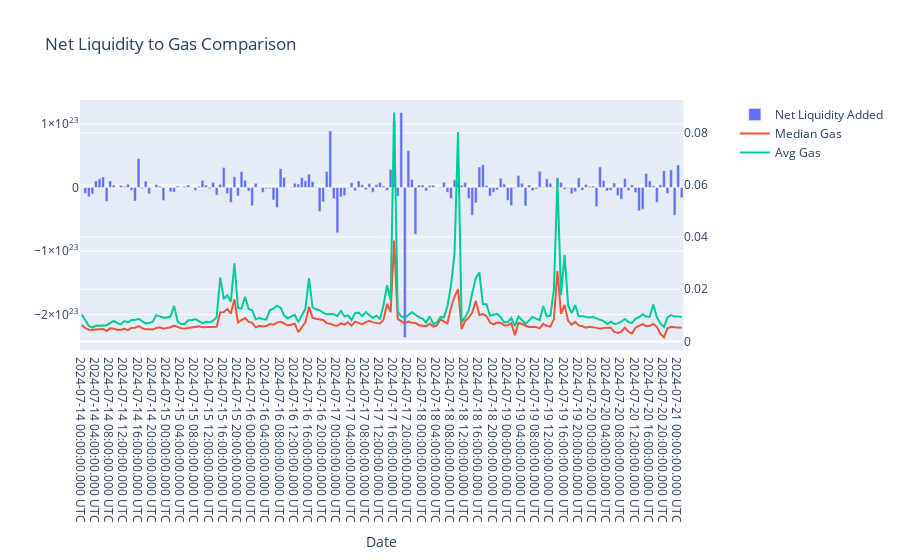

The notebook cell saved with this chart:
### Code cell
weth_zro_gas_to_net_liq_fig = make_subplots(specs=[[{"secondary_y": True}]])


weth_zro_gas_to_net_liq_fig.add_trace(
    go.Bar(
        x=weth_zro_30['day'],
        y=weth_zro_30['arbitrum_net_liquidity'],
        name='Net Liquidity Added'
    ),
    secondary_y=False
)

weth_zro_gas_to_net_liq_fig.add_trace(
    go.Scatter(
        x=weth_zro_30['day'],
        y=weth_zro_30['arbitrum_median_gas_usd'],
        name='Median Gas',
        mode='lines'
    ),
    secondary_y=True
)

weth_zro_gas_to_net_liq_fig.add_trace(
    go.Scatter(
        x=weth_zro_30['day'],
        y=weth_zro_30['arbitrum_gas_usd_per_tx'],
        name='Avg Gas',
        mode='lines'
    ),
    secondary_y=True
)

weth_zro_gas_to_net_liq_fig.update_layout(title='Net Liquidity to Gas Comparison')

weth_zro_gas_to_net_liq_fig.update_xaxes(title_text="Date")

weth_zro_gas_to_net_liq_fig.show()

### Figure 1 — Plotly figure (JSON) as saved in the notebook; plotly's stock layout.template omitted (floating-point values rounded to 4 significant figures; data arrays with more than 128 entries replaced by an {"elided": "..."} marker saying what was removed)
{"data": [{"name": "Net Liquidity Added", "type": "bar", "x": {"elided": "170 str values"}, "xaxis": "x", "y": {"elided": "170 float values"}, "yaxis": "y"}, {"mode": "lines", "name": "Median Gas", "type": "scatter", "x": {"elided": "170 str values"}, "xaxis": "x", "y": {"elided": "170 float values"}, "yaxis": "y2"}, {"mode": "lines", "name": "Avg Gas", "type": "scatter", "x": {"elided": "170 str values"}, "xaxis": "x", "y": {"elided": "170 float values"}, "yaxis": "y2"}], "layout": {"title": {"text": "Net Liquidity to Gas Comparison"}, "xaxis": {"anchor": "y", "domain": [0, 0.94], "title": {"text": "Date"}}, "yaxis": {"anchor": "x", "domain": [0, 1]}, "yaxis2": {"anchor": "x", "overlaying": "y", "side": "right"}}}
